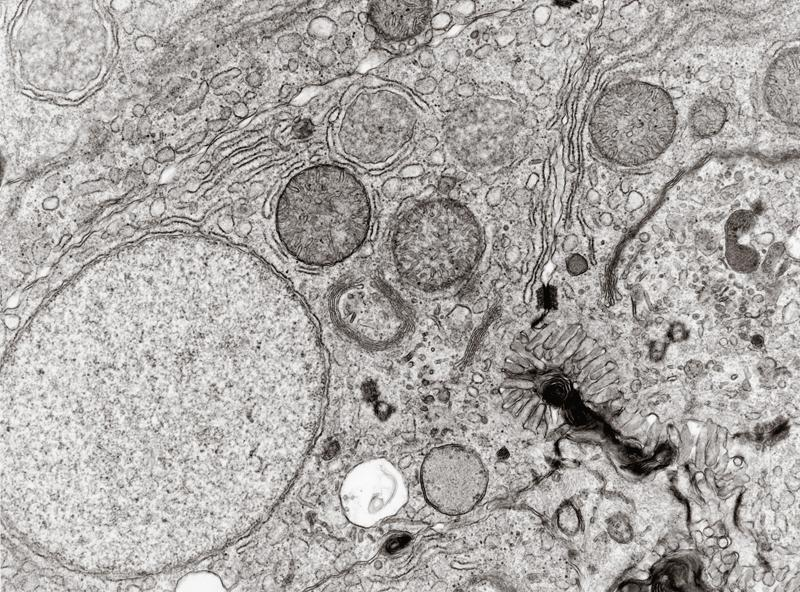
%> input picture cell.jpg, 800 x 592 px
$ octave inclass5.m   (GNU Octave 9; MATLAB toolbox functions it lacks are replaced by stand-ins)
%> lines starting %> are read from the running program, lines starting %| are printed output that depends on the picture
%> further down, original is the input picture: size 592x800x3 uint8; mean R, G, B 171.7, 168.4, 165.7
### increase_contrast.m
% Darlan Conterno Minussi
function output_increase_contrast = increase_contrast(figure)
%> called with figure = 'cell.jpg'

img = imread(figure);
img_adj = imadjust(img, stretchlim(img), []);
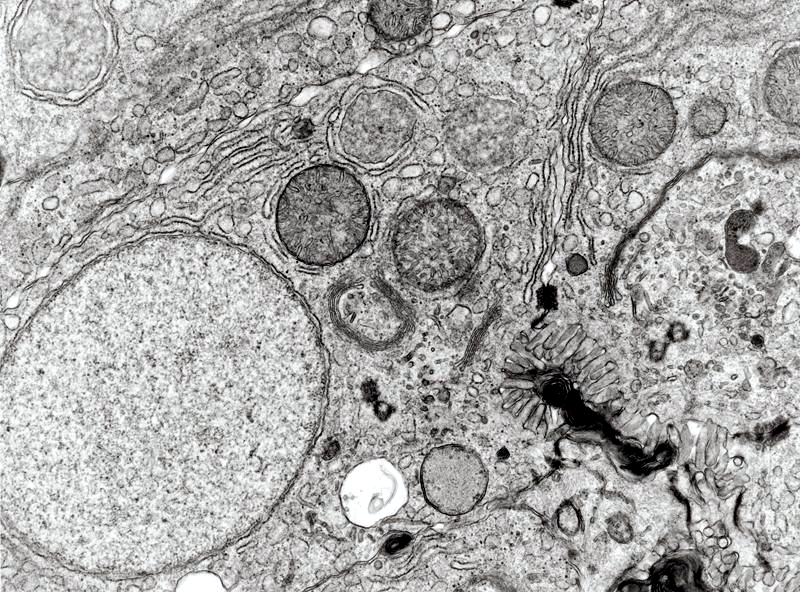
%> img_adj: size 592x800x3 uint8; mean R, G, B 167.3, 166.6, 165.8
output_increase_contrast = imshow(img_adj);

### change_contrast.m
% Darlan Conterno Minussi

function output_change_contrast = change_contrast(figure, x, y)
%> called with figure = 'cell.jpg', x = 0.4, y = 0.5

limits_contrast = [x y];

img = imread(figure);
imshow(img);

img_adj = imadjust(img, stretchlim(img), [x y]);
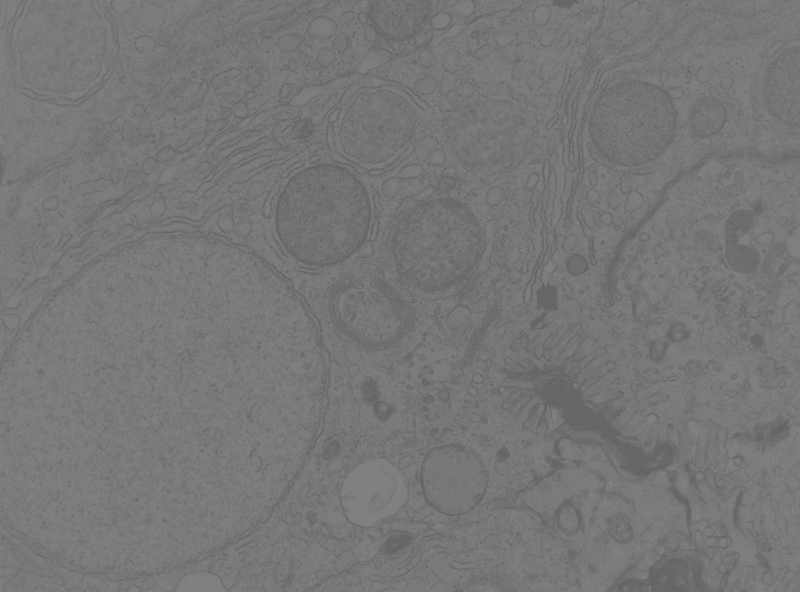
%> img_adj: size 592x800x3 uint8; mean R, G, B 118.7, 118.7, 118.6
output_change_contrast = imshow(img_adj);

### change_contrast_default.m
% Darlan Conterno Minussi

function output_change_contrast = change_contrast_default(figure, x, y)
%> called with figure = 'cell.jpg'

img = imread(figure);

default = stretchlim(img);
%> default = [0.141 0.125 0.11; 0.953 0.945 0.941]

if ~exist('x','var')
  x= default(1,1);
%> x = 0.141
end
if ~exist('y','var')
 y = default(2,1);
%> y = 0.953
end

img_adj = imadjust(img, stretchlim(img), [x y]);
output_increase_contrast = imshow(img_adj);

### reverse_complement.m
% Darlan Conterno Minussi
function rev_comp = reverse_complement(sequence)

keySet = {'A', 'T', 'G', 'C'}
valueSet = {'T', 'A', 'C', 'G'}
dictionary = containers.Map(keySet, valueSet);


for i = 1:numel(sequence)
   complement(i) = dictionary(sequence(i));
end

rev_comp = flip(complement);

original_sequence = ['Your original sequence is: ' , sequence];
rev_comp_sequence = ['The reverse complement of your sequence is: ', rev_comp];

disp(original_sequence);
disp(rev_comp_sequence);

### inclass5.m
% AW: See comment below. 0.8/1.

%Inclass assignment 5.

%original image
original = imread('cell.jpg');
imshow(original);

% 1. (a) Write a function that reads in an image and displays it so that 1%
% of the pixels are black and 1% of the pixels are white. Hint: your
% function can call the stretchlim function, see the help for that function.

increase_contrast('cell.jpg');

% (b) Write a second function where the fraction of pixels to display as
% black or white are equal and can be specified as a second input to this
% function.

%AW: Your function doesn't work as expected. As more pixels are assigned to black/white, it decreaess
% rather than increases the contrast. Statement in function Should be: -0.2.

% img_adj = imadjust(img, stretchlim(img, [x y]));

change_contrast('cell.jpg', 0.4, 0.5);

% (c) Redo part (b) but make the option to specify the fraction
% of black/white pixels optional with a default value of 1% if not
% specified.

change_contrast_default('cell.jpg');
change_contrast_default('cell.jpg', 0.4, 0.5);


%2. Write a function to take the reverse complement of a DNA sequence, that
%is, returns the complementary base pair for each base, read from end
%to beginning. (e.g. the reverse compliment of ATGC is GCAT). Do not use the
%builtin MATLAB function for this.

N = 50; % define sequence length

bases = ['A' 'T' 'G' 'C'];
gen_numbers = randi(numel(bases),[1 N]);

rand_seq = bases(gen_numbers);

revcomp_rand_seq = reverse_complement(rand_seq);
